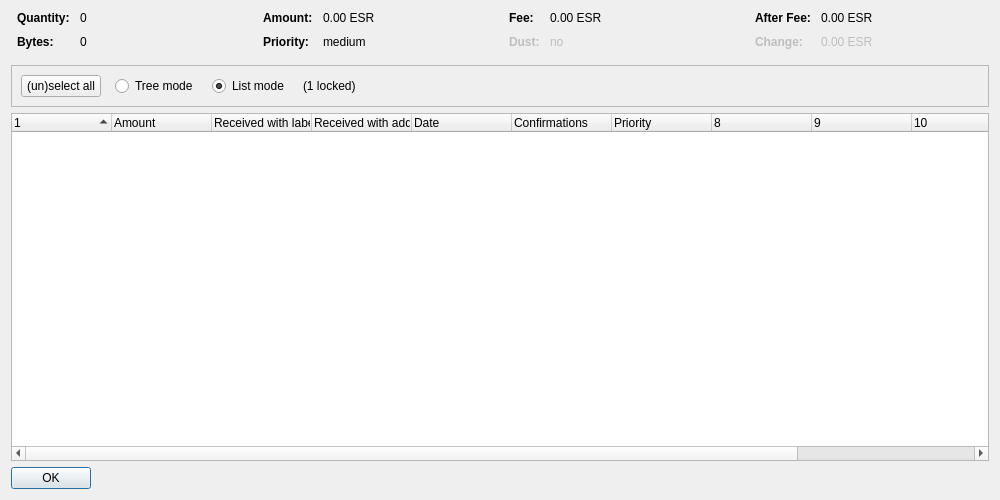
<?xml version="1.0" encoding="UTF-8"?>
<ui version="4.0">
 <class>CoinControlDialog</class>
 <widget class="QDialog" name="CoinControlDialog">
  <property name="geometry">
   <rect>
    <x>0</x>
    <y>0</y>
    <width>1000</width>
    <height>500</height>
   </rect>
  </property>
  <property name="windowTitle">
   <string>Coin Selection</string>
  </property>
  <layout class="QVBoxLayout" name="verticalLayout">
   <item>
    <layout class="QHBoxLayout" name="horizontalLayoutTop" stretch="0,0,0,0">
     <property name="topMargin">
      <number>0</number>
     </property>
     <property name="bottomMargin">
      <number>10</number>
     </property>
     <item>
      <layout class="QFormLayout" name="formLayoutCoinControl1">
       <property name="horizontalSpacing">
        <number>10</number>
       </property>
       <property name="verticalSpacing">
        <number>10</number>
       </property>
       <property name="leftMargin">
        <number>6</number>
       </property>
       <property name="rightMargin">
        <number>6</number>
       </property>
       <item row="0" column="0">
        <widget class="QLabel" name="labelCoinControlQuantityText">
         <property name="font">
          <font>
           <weight>75</weight>
           <bold>true</bold>
          </font>
         </property>
         <property name="text">
          <string>Quantity:</string>
         </property>
        </widget>
       </item>
       <item row="0" column="1">
        <widget class="QLabel" name="labelCoinControlQuantity">
         <property name="cursor">
          <cursorShape>IBeamCursor</cursorShape>
         </property>
         <property name="contextMenuPolicy">
          <enum>Qt::ActionsContextMenu</enum>
         </property>
         <property name="text">
          <string notr="true">0</string>
         </property>
         <property name="textInteractionFlags">
          <set>Qt::LinksAccessibleByMouse|Qt::TextSelectableByKeyboard|Qt::TextSelectableByMouse</set>
         </property>
        </widget>
       </item>
       <item row="1" column="0">
        <widget class="QLabel" name="labelCoinControlBytesText">
         <property name="font">
          <font>
           <weight>75</weight>
           <bold>true</bold>
          </font>
         </property>
         <property name="text">
          <string>Bytes:</string>
         </property>
        </widget>
       </item>
       <item row="1" column="1">
        <widget class="QLabel" name="labelCoinControlBytes">
         <property name="cursor">
          <cursorShape>IBeamCursor</cursorShape>
         </property>
         <property name="contextMenuPolicy">
          <enum>Qt::ActionsContextMenu</enum>
         </property>
         <property name="text">
          <string notr="true">0</string>
         </property>
         <property name="textInteractionFlags">
          <set>Qt::LinksAccessibleByMouse|Qt::TextSelectableByKeyboard|Qt::TextSelectableByMouse</set>
         </property>
        </widget>
       </item>
      </layout>
     </item>
     <item>
      <layout class="QFormLayout" name="formLayoutCoinControl2">
       <property name="horizontalSpacing">
        <number>10</number>
       </property>
       <property name="verticalSpacing">
        <number>10</number>
       </property>
       <property name="leftMargin">
        <number>6</number>
       </property>
       <property name="rightMargin">
        <number>6</number>
       </property>
       <item row="0" column="0">
        <widget class="QLabel" name="labelCoinControlAmountText">
         <property name="font">
          <font>
           <weight>75</weight>
           <bold>true</bold>
          </font>
         </property>
         <property name="text">
          <string>Amount:</string>
         </property>
        </widget>
       </item>
       <item row="0" column="1">
        <widget class="QLabel" name="labelCoinControlAmount">
         <property name="cursor">
          <cursorShape>IBeamCursor</cursorShape>
         </property>
         <property name="contextMenuPolicy">
          <enum>Qt::ActionsContextMenu</enum>
         </property>
         <property name="text">
          <string notr="true">0.00 ESR</string>
         </property>
         <property name="textInteractionFlags">
          <set>Qt::LinksAccessibleByMouse|Qt::TextSelectableByKeyboard|Qt::TextSelectableByMouse</set>
         </property>
        </widget>
       </item>
       <item row="1" column="0">
        <widget class="QLabel" name="labelCoinControlPriorityText">
         <property name="font">
          <font>
           <weight>75</weight>
           <bold>true</bold>
          </font>
         </property>
         <property name="text">
          <string>Priority:</string>
         </property>
        </widget>
       </item>
       <item row="1" column="1">
        <widget class="QLabel" name="labelCoinControlPriority">
         <property name="cursor">
          <cursorShape>IBeamCursor</cursorShape>
         </property>
         <property name="contextMenuPolicy">
          <enum>Qt::ActionsContextMenu</enum>
         </property>
         <property name="text">
          <string notr="true">medium</string>
         </property>
         <property name="textInteractionFlags">
          <set>Qt::LinksAccessibleByMouse|Qt::TextSelectableByKeyboard|Qt::TextSelectableByMouse</set>
         </property>
        </widget>
       </item>
      </layout>
     </item>
     <item>
      <layout class="QFormLayout" name="formLayoutCoinControl3">
       <property name="horizontalSpacing">
        <number>10</number>
       </property>
       <property name="verticalSpacing">
        <number>10</number>
       </property>
       <property name="leftMargin">
        <number>6</number>
       </property>
       <property name="rightMargin">
        <number>6</number>
       </property>
       <item row="0" column="0">
        <widget class="QLabel" name="labelCoinControlFeeText">
         <property name="font">
          <font>
           <weight>75</weight>
           <bold>true</bold>
          </font>
         </property>
         <property name="text">
          <string>Fee:</string>
         </property>
        </widget>
       </item>
       <item row="0" column="1">
        <widget class="QLabel" name="labelCoinControlFee">
         <property name="cursor">
          <cursorShape>IBeamCursor</cursorShape>
         </property>
         <property name="contextMenuPolicy">
          <enum>Qt::ActionsContextMenu</enum>
         </property>
         <property name="text">
          <string notr="true">0.00 ESR</string>
         </property>
         <property name="textInteractionFlags">
          <set>Qt::LinksAccessibleByMouse|Qt::TextSelectableByKeyboard|Qt::TextSelectableByMouse</set>
         </property>
        </widget>
       </item>
       <item row="1" column="0">
        <widget class="QLabel" name="labelCoinControlLowOutputText">
         <property name="enabled">
          <bool>false</bool>
         </property>
         <property name="font">
          <font>
           <weight>75</weight>
           <bold>true</bold>
          </font>
         </property>
         <property name="text">
          <string>Dust:</string>
         </property>
        </widget>
       </item>
       <item row="1" column="1">
        <widget class="QLabel" name="labelCoinControlLowOutput">
         <property name="enabled">
          <bool>false</bool>
         </property>
         <property name="cursor">
          <cursorShape>IBeamCursor</cursorShape>
         </property>
         <property name="contextMenuPolicy">
          <enum>Qt::ActionsContextMenu</enum>
         </property>
         <property name="text">
          <string notr="true">no</string>
         </property>
         <property name="textInteractionFlags">
          <set>Qt::LinksAccessibleByMouse|Qt::TextSelectableByKeyboard|Qt::TextSelectableByMouse</set>
         </property>
        </widget>
       </item>
      </layout>
     </item>
     <item>
      <layout class="QFormLayout" name="formLayoutCoinControl4">
       <property name="horizontalSpacing">
        <number>10</number>
       </property>
       <property name="verticalSpacing">
        <number>10</number>
       </property>
       <property name="leftMargin">
        <number>6</number>
       </property>
       <property name="rightMargin">
        <number>6</number>
       </property>
       <item row="0" column="0">
        <widget class="QLabel" name="labelCoinControlAfterFeeText">
         <property name="font">
          <font>
           <weight>75</weight>
           <bold>true</bold>
          </font>
         </property>
         <property name="text">
          <string>After Fee:</string>
         </property>
        </widget>
       </item>
       <item row="0" column="1">
        <widget class="QLabel" name="labelCoinControlAfterFee">
         <property name="cursor">
          <cursorShape>IBeamCursor</cursorShape>
         </property>
         <property name="contextMenuPolicy">
          <enum>Qt::ActionsContextMenu</enum>
         </property>
         <property name="text">
          <string notr="true">0.00 ESR</string>
         </property>
         <property name="textInteractionFlags">
          <set>Qt::LinksAccessibleByMouse|Qt::TextSelectableByKeyboard|Qt::TextSelectableByMouse</set>
         </property>
        </widget>
       </item>
       <item row="1" column="0">
        <widget class="QLabel" name="labelCoinControlChangeText">
         <property name="enabled">
          <bool>false</bool>
         </property>
         <property name="font">
          <font>
           <weight>75</weight>
           <bold>true</bold>
          </font>
         </property>
         <property name="text">
          <string>Change:</string>
         </property>
        </widget>
       </item>
       <item row="1" column="1">
        <widget class="QLabel" name="labelCoinControlChange">
         <property name="enabled">
          <bool>false</bool>
         </property>
         <property name="cursor">
          <cursorShape>IBeamCursor</cursorShape>
         </property>
         <property name="contextMenuPolicy">
          <enum>Qt::ActionsContextMenu</enum>
         </property>
         <property name="text">
          <string notr="true">0.00 ESR</string>
         </property>
         <property name="textInteractionFlags">
          <set>Qt::LinksAccessibleByMouse|Qt::TextSelectableByKeyboard|Qt::TextSelectableByMouse</set>
         </property>
        </widget>
       </item>
      </layout>
     </item>
    </layout>
   </item>
   <item>
    <widget class="QFrame" name="frame">
     <property name="minimumSize">
      <size>
       <width>0</width>
       <height>40</height>
      </size>
     </property>
     <property name="frameShape">
      <enum>QFrame::StyledPanel</enum>
     </property>
     <property name="frameShadow">
      <enum>QFrame::Sunken</enum>
     </property>
     <layout class="QHBoxLayout" name="horizontalLayout">
      <item>
       <layout class="QHBoxLayout" name="horizontalLayoutPanel" stretch="0,0,0,0,0">
        <property name="spacing">
         <number>14</number>
        </property>
        <item>
         <widget class="QPushButton" name="pushButtonSelectAll">
          <property name="sizePolicy">
           <sizepolicy hsizetype="Maximum" vsizetype="Fixed">
            <horstretch>0</horstretch>
            <verstretch>0</verstretch>
           </sizepolicy>
          </property>
          <property name="text">
           <string>(un)select all</string>
          </property>
          <property name="autoDefault">
           <bool>false</bool>
          </property>
         </widget>
        </item>
        <item>
         <widget class="QRadioButton" name="radioTreeMode">
          <property name="sizePolicy">
           <sizepolicy hsizetype="Maximum" vsizetype="Fixed">
            <horstretch>0</horstretch>
            <verstretch>0</verstretch>
           </sizepolicy>
          </property>
          <property name="text">
           <string>Tree mode</string>
          </property>
         </widget>
        </item>
        <item>
         <widget class="QRadioButton" name="radioListMode">
          <property name="sizePolicy">
           <sizepolicy hsizetype="Maximum" vsizetype="Fixed">
            <horstretch>0</horstretch>
            <verstretch>0</verstretch>
           </sizepolicy>
          </property>
          <property name="text">
           <string>List mode</string>
          </property>
          <property name="checked">
           <bool>true</bool>
          </property>
         </widget>
        </item>
        <item>
         <widget class="QLabel" name="labelLocked">
          <property name="text">
           <string notr="true">(1 locked)</string>
          </property>
         </widget>
        </item>
        <item>
         <spacer name="horizontalSpacer">
          <property name="orientation">
           <enum>Qt::Horizontal</enum>
          </property>
          <property name="sizeHint" stdset="0">
           <size>
            <width>40</width>
            <height>20</height>
           </size>
          </property>
         </spacer>
        </item>
       </layout>
      </item>
     </layout>
    </widget>
   </item>
   <item>
    <widget class="CoinControlTreeWidget" name="treeWidget">
     <property name="contextMenuPolicy">
      <enum>Qt::CustomContextMenu</enum>
     </property>
     <property name="sortingEnabled">
      <bool>false</bool>
     </property>
     <property name="columnCount">
      <number>12</number>
     </property>
     <attribute name="headerShowSortIndicator" stdset="0">
      <bool>true</bool>
     </attribute>
     <attribute name="headerStretchLastSection">
      <bool>false</bool>
     </attribute>
     <column>
      <property name="text">
       <string/>
      </property>
     </column>
     <column>
      <property name="text">
       <string>Amount</string>
      </property>
     </column>
     <column>
      <property name="text">
       <string>Received with label</string>
      </property>
     </column>
     <column>
      <property name="text">
       <string>Received with address</string>
      </property>
     </column>
     <column>
      <property name="text">
       <string>Date</string>
      </property>
     </column>
     <column>
      <property name="text">
       <string>Confirmations</string>
      </property>
      <property name="toolTip">
       <string>Confirmed</string>
      </property>
     </column>
     <column>
      <property name="text">
       <string>Priority</string>
      </property>
     </column>
     <column>
      <property name="text">
       <string/>
      </property>
     </column>
     <column>
      <property name="text">
       <string/>
      </property>
     </column>
     <column>
      <property name="text">
       <string/>
      </property>
     </column>
     <column>
      <property name="text">
       <string/>
      </property>
     </column>
     <column>
      <property name="text">
       <string/>
      </property>
     </column>
    </widget>
   </item>
   <item>
    <widget class="QDialogButtonBox" name="buttonBox">
     <property name="sizePolicy">
      <sizepolicy hsizetype="Maximum" vsizetype="Fixed">
       <horstretch>0</horstretch>
       <verstretch>0</verstretch>
      </sizepolicy>
     </property>
     <property name="orientation">
      <enum>Qt::Horizontal</enum>
     </property>
     <property name="standardButtons">
      <set>QDialogButtonBox::Ok</set>
     </property>
    </widget>
   </item>
  </layout>
 </widget>
 <customwidgets>
  <customwidget>
   <class>CoinControlTreeWidget</class>
   <extends>QTreeWidget</extends>
   <header>coincontroltreewidget.h</header>
  </customwidget>
 </customwidgets>
 <resources/>
 <connections/>
</ui>
